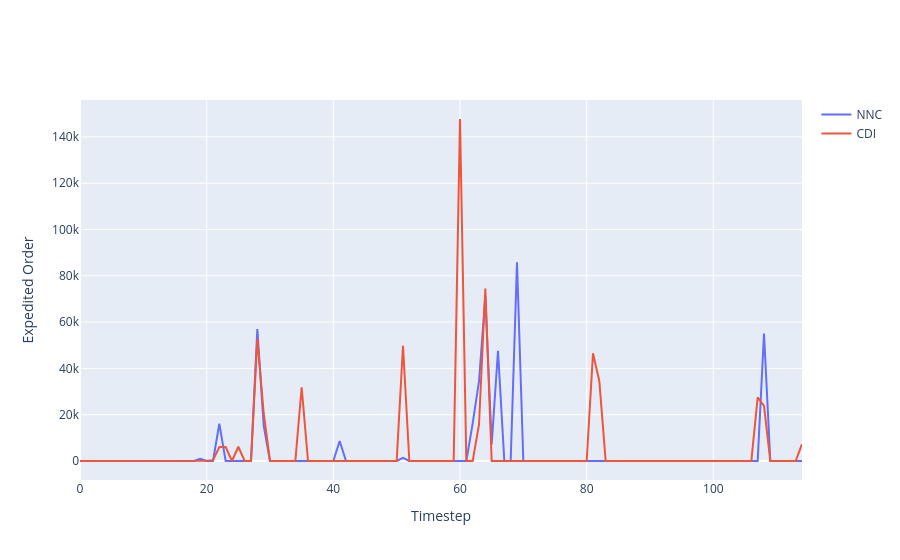

Notebook code cell kept with this figure:
### Code cell
a = go.Scatter(y=[x.item() for x in nn_qe[1:]], name='NNC')
b = go.Scatter(y=cdi_qe, name='CDI')
fig = go.Figure([a,b])
fig.layout.xaxis.title = 'Timestep'
fig.layout.yaxis.title = 'Expedited Order'
fig

### Figure 1 — Plotly figure (JSON) as saved in the notebook; plotly's stock layout.template omitted (floating-point values rounded to 4 significant figures)
{"data": [{"name": "NNC", "type": "scatter", "y": [0, 0, 0, 0, 0, 0, 0, 3, 0, 0, 0, 0, 0, 0, 0, 0, 0, 0, 0, 975, 0, 0, 16073, 0, 0, 0, 0, 0, 56946, 15272, 0, 0, 0, 0, 0, 0, 0, 0, 0, 0, 0, 8669, 0, 0, 0, 0, 0, 0, 0, 0, 0, 1404, 0, 0, 0, 0, 0, 0, 0, 0, 0, 0, 16268, 34337, 71251, 7185, 47624, 0, 0, 85815, 0, 0, 0, 0, 0, 0, 0, 0, 0, 0, 0, 0, 0, 0, 0, 0, 0, 0, 0, 0, 0, 0, 0, 0, 0, 0, 0, 0, 0, 0, 0, 0, 0, 0, 0, 0, 219, 0, 55013, 0, 0, 0, 0, 0, 0]}, {"name": "CDI", "type": "scatter", "y": [0, 0, 0, 0, 0, 0, 0, 0, 0, 0, 0, 0, 0, 0, 0, 0, 0, 0, 0, 319, 147, 374, 6049, 6040, 0, 6153, 0, 0, 52853, 20751, 0, 0, 0, 0, 0, 31850, 0, 0, 0, 0, 0, 0, 0, 0, 0, 0, 0, 0, 0, 0, 0, 49801, 0, 0, 0, 0, 0, 0, 0, 0, 147714, 0, 0, 15657, 74508, 0, 0, 0, 0, 0, 0, 0, 0, 0, 0, 0, 0, 0, 0, 0, 0, 46564, 34481, 0, 0, 0, 0, 0, 0, 0, 0, 0, 0, 0, 0, 0, 0, 0, 0, 0, 0, 0, 0, 0, 0, 0, 0, 27503, 23834, 0, 0, 0, 0, 0, 7259]}], "layout": {"xaxis": {"title": {"text": "Timestep"}}, "yaxis": {"title": {"text": "Expedited Order"}}}}
